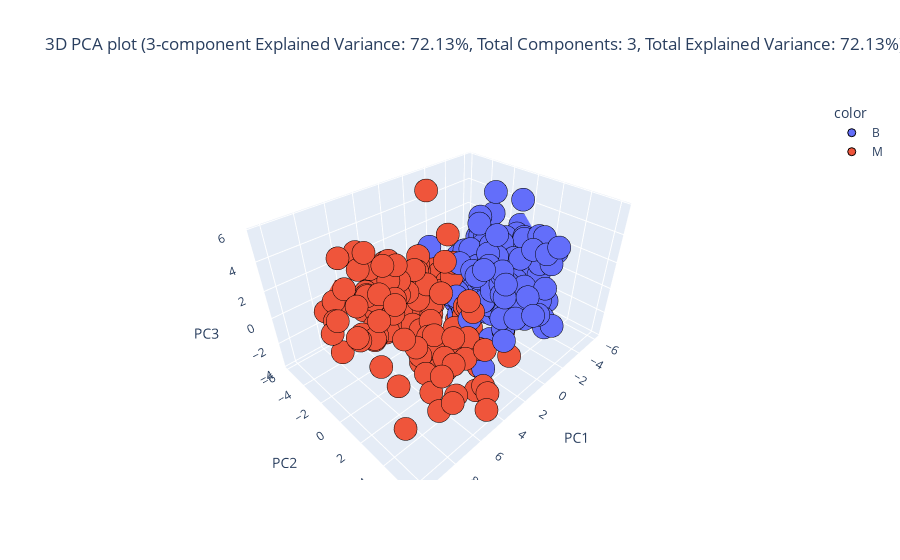

This figure's notebook cell:
### Code cell
_, pca3d_train_df, _, pca3d_test_df = eda.dimensionality_reduction(train_df, test_df, identifier=id_features, categorical=categorical_features, continuous=continuous_features, target="Diagnosis", method="pca", plot_type="3d", components=3)

### Figure 1 — Plotly figure (JSON) as saved in the notebook; plotly's stock layout.template omitted (floating-point values rounded to 4 significant figures; data arrays with more than 128 entries replaced by an {"elided": "..."} marker saying what was removed)
{"data": [{"hovertemplate": "color=B<br>PC1=%{x}<br>PC2=%{y}<br>PC3=%{z}<extra></extra>", "legendgroup": "B", "marker": {"color": "#636efa", "line": {"color": "Black", "width": 1}, "opacity": 1, "symbol": "circle"}, "mode": "markers", "name": "B", "scene": "scene", "showlegend": true, "type": "scatter3d", "x": {"elided": "269 float values"}, "y": {"elided": "269 float values"}, "z": {"elided": "269 float values"}}, {"hovertemplate": "color=M<br>PC1=%{x}<br>PC2=%{y}<br>PC3=%{z}<extra></extra>", "legendgroup": "M", "marker": {"color": "#EF553B", "line": {"color": "Black", "width": 1}, "opacity": 1, "symbol": "circle"}, "mode": "markers", "name": "M", "scene": "scene", "showlegend": true, "type": "scatter3d", "x": {"elided": "139 float values"}, "y": {"elided": "139 float values"}, "z": {"elided": "139 float values"}}], "layout": {"legend": {"title": {"text": "color"}, "tracegroupgap": 0}, "scene": {"domain": {"x": [0, 1], "y": [0, 1]}, "xaxis": {"title": {"text": "PC1"}}, "yaxis": {"title": {"text": "PC2"}}, "zaxis": {"title": {"text": "PC3"}}}, "title": {"text": "3D PCA plot (3-component Explained Variance: 72.13%, Total Components: 3, Total Explained Variance: 72.13%)"}}}
